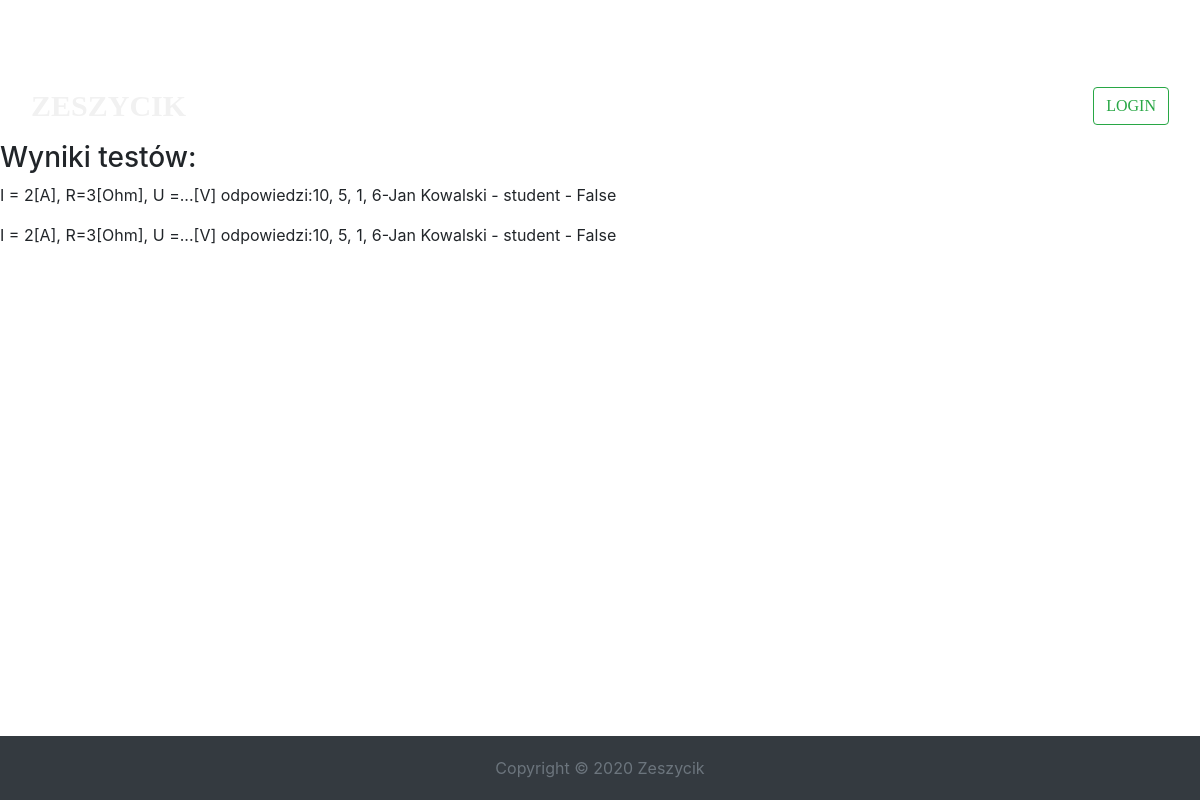
/exams, run on the app's committed database.
### school/models.py (models this page shows, shortened)
class Exam(models.Model):
    test = models.ForeignKey(StudentTest, on_delete=models.CASCADE)
    student = models.ForeignKey(SchoolUser, on_delete=models.CASCADE)
    answer = models.CharField(max_length=5)
    @property
    def passed(self):
        if self.answer == self.test.answer_right:
            self._passed = True
        else:
            self._passed = False
        return self._passed
    def __str__(self):
        return f'{self.student} - {self.passed}'

class StudentTest(models.Model):
    lesson = models.ForeignKey(Lesson, on_delete=models.CASCADE)
    author = models.ForeignKey(SchoolUser, on_delete=models.DO_NOTHING)
    question = models.CharField(max_length=250)
    answer_right = models.CharField(max_length=5, default='')
    answer_1 = models.CharField(max_length=150, default='')
    answer_2 = models.CharField(max_length=150, default='')
    answer_3 = models.CharField(max_length=150, default='')
    answer_4 = models.CharField(max_length=150, default='')
    def __str__(self):
        return f'{self.question[:30]} odpowiedzi:{self.answer_1}, {self.answer_2}, {self.answer_3}, {self.answer_4}'

class SchoolUser(models.Model):
    USERS_KIND = [
        ('administrator', 'Dyrektor'),
        ('teacher', 'Nauczyciel'),
        ('student', 'Uczeń')
    ]
    user = models.OneToOneField(User, on_delete=models.CASCADE, null=True, blank=True)
    permissions = models.CharField(choices=USERS_KIND, max_length=15)
    grades = models.CharField(max_length=150, default='')
    def __str__(self):
        return f'{self.user.first_name} {self.user.last_name} - {self.permissions}'

### school/views.py (the view)
# urls.py: path('exams',                   ExamListView.as_view(),  name='exams'),
class ExamListView(ListView):
    template_name = 'exam_list.html'
    model = Exam
    context_object_name = 'exams'

### school/templates/exam_list.html (shortened to what this page needs)
{% extends 'base.html' %}
{% load static %}
{% block content %}
    <link rel="stylesheet" type="text/css" href="{% static 'css/index.css' %}">
    <h3>Wyniki testów:</h3>
    {% if exams %}
        {% for exam in exams %}
            <p>{{ exam.test }}-{{ exam }}
        {% endfor %}
    {% endif %}
{% endblock content %}

### static/css/index.css (style rules this page uses)
body { margin-top: 70px; background-attachment: fixed; background-size: 100%; font-size: 16px; }

### data on the page
Exam: test "I = 2[A], R=3[Ohm], U =...[V] odpowiedzi:10, 5, 1, 6", student+answer+test "Jan Kowalski - student - False"
Exam: test "I = 2[A], R=3[Ohm], U =...[V] odpowiedzi:10, 5, 1, 6", student+answer+test "Jan Kowalski - student - False"
